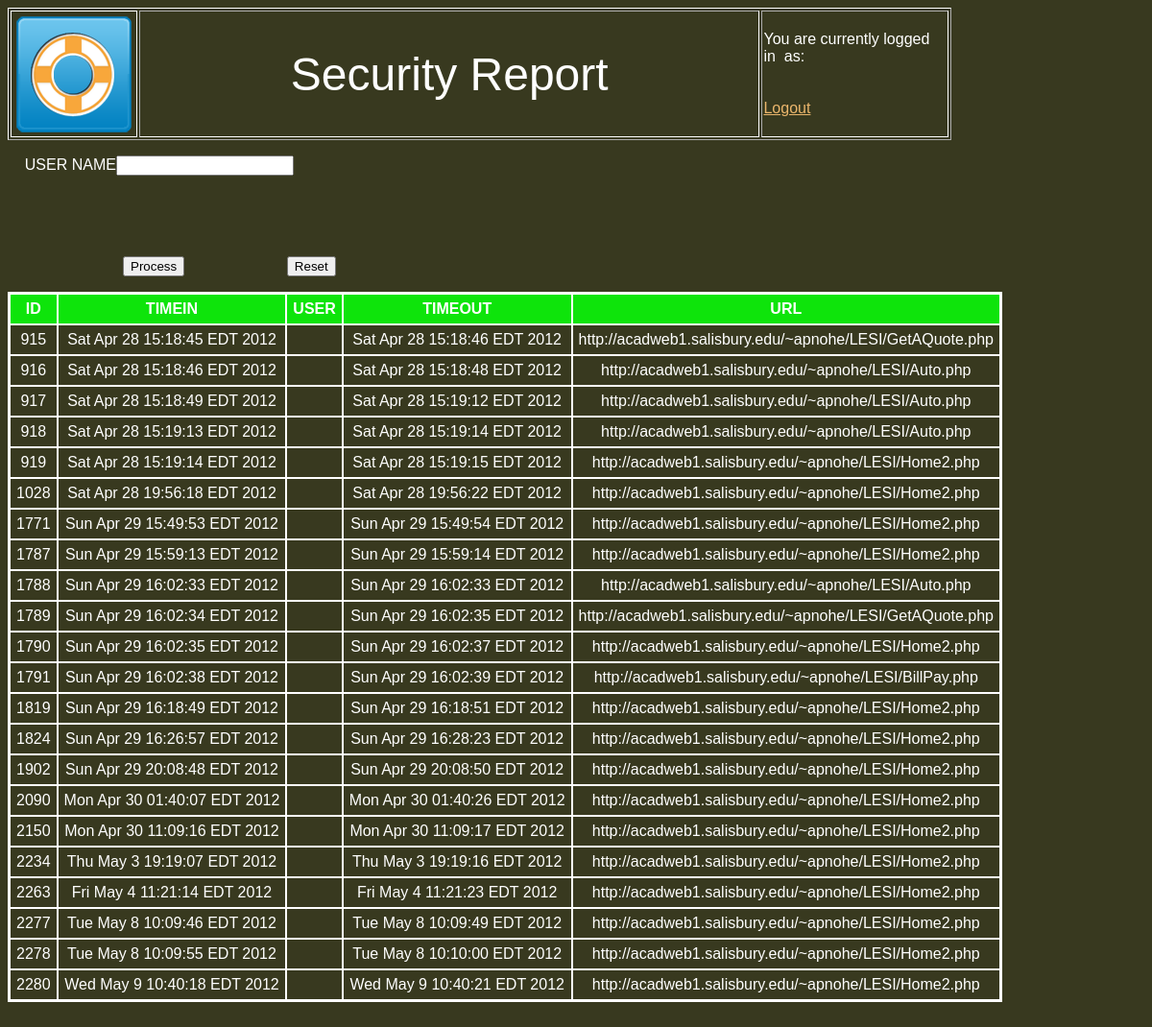
Screenshot of /Security.php with the database file from the repository.
### tables this page shows
CREATE TABLE IF NOT EXISTS `SESSIONS` (
  `ID` int(255) NOT NULL AUTO_INCREMENT,
  `TIMEIN` text NOT NULL,
  `USER` char(255) NOT NULL,
  `TIMEOUT` text NOT NULL,
  `SITE` int(11) NOT NULL,
  PRIMARY KEY (`ID`)
);

CREATE TABLE IF NOT EXISTS `SITEINFO` (
  `SITEID` int(255) NOT NULL,
  `URL` text NOT NULL,
  PRIMARY KEY (`SITEID`)
);

### Security.php (the view, shortened to what this page needs)
<html>
<head>
<link rel="stylesheet" href="cany1011.css">
</head>
<table border="1" width="983" height="120">
	<tr>
		<td height="120" width="86" style="border-style: solid; border-width: 1px">
		<a href="http://acadweb1.salisbury.edu/~apnohe/LESI/Home2.php">
		<img border="0" src="Lower%20Shore%20Insurance%20Company%20Logo.png" width="128" height="128"></a></td>
		<td height="120" style="width: 3150px">
		<p align="center"><font size="7">Security Report</font></td>
		<td height="120" width="881">
		You are currently logged in&nbsp; as:<br>
		<br><? echo $_SESSION['valid_user']; ?>
		<br>
		<a href="http://acadweb1.salisbury.edu/~apnohe/LESI/logout.php">Logout</a></td>
	</tr>
</table>
<body>
<form method="POST" action="Security.php">
	<p>&nbsp;&nbsp;&nbsp; USER NAME<input type="text" name="userid" size="20"></p>
	<p>&nbsp;</p>
	<blockquote>
		<blockquote>
			<blockquote>
				<p>&nbsp;</p>
				<p><input type="submit" value="Process" name="B1">&nbsp;&nbsp;&nbsp;&nbsp;&nbsp;&nbsp;&nbsp;&nbsp;&nbsp;&nbsp;&nbsp;&nbsp;&nbsp;&nbsp;&nbsp;&nbsp;&nbsp;&nbsp;&nbsp;&nbsp;&nbsp;&nbsp;&nbsp;
				<input type="reset" value="Reset" name="B2"></p>
			</blockquote>
		</blockquote>
	</blockquote>
</form>
<?
$connection = @mysql_connect ('localhost', 'apnohe', 'o79gmtype');
$userid = $_POST['userid'];
$query = "SELECT `SESSIONS`.`ID`, `SESSIONS`.`TIMEIN` , `SESSIONS`.`USER` , `SESSIONS`.`TIMEOUT` , `SITEINFO`.`URL` FROM `SESSIONS` , `SITEINFO` WHERE `SESSIONS`.`SITE` = `SITEINFO`.`SITEID` AND `SESSIONS`.`USER` = '$userid'";
function linebreak($text="\n") {
    echo nl2br( $text );
}
createDynamicHTMLTable("SESSIONS", $query, $connection);
function createDynamicHTMLTable($table_name, $sql_query, $link)
{
    $sql_result = mysql_query($sql_query, $link);
    if (($sql_result)||(mysql_errno == 0))
    {
        echo "<DIV>\n";
        echo "<TABLE borderColor=#000000 cellSpacing=0 cellPadding=6 border=2>\n";
        echo "<TBODY>\n";
        if (mysql_num_rows($sql_result)>0)
        {
            $i = 0;
            echo "<TR vAlign=top bgColor=#0EE40B>\n";
            while ($i < mysql_num_fields($sql_result))
            {
                echo "<TH>". mysql_field_name($sql_result, $i) . "</TH>\n";
                $i++;
            }
            echo "</TR>\n";
            while ($rows = mysql_fetch_array($sql_result,MYSQL_ASSOC))
            {
                echo "<TR>\n";
                foreach ($rows as $data)
                {
                    echo "<TD align='center'>". $data . "</TD>\n";
                }
                echo "</TR>\n";
            }
        } else {
            echo "<TR>\n<TD colspan='" . ($i+1) . "'>No Results found!</TD></TR>\n";
        }
        echo "</TBODY>\n</TABLE>\n";
        echo "</DIV>\n";
    } else {
        echo nl2br( sprintf( "Error in running query: %s\n", mysql_error()) );
    }
}
?>
</body>
</html>

### cany1011.css (style rules this page uses)
a:link { color:#EBB66C; }
body { color:#FFFFFF; background-color:#38391F; }
TABLE { table-border-color-light:#FFFFFF; table-border-color-dark:#FFFFFF; border-color:#FFFFFF; color:#FFFFFF; }
TH { color:#FFFFFF; }
TD { border-color:#FFFFFF; }
body { font-family:Verdana,Arial,Helvetica,sans-serif; background-image:url('background_canyon.gif'); }
TABLE { font-family:Verdana,Arial,Helvetica,sans-serif; font-style:normal; }
TH { font-family:Verdana,Arial,Helvetica,sans-serif; font-style:bold; }

### rows the page displays
sessions: ID "915", TIMEIN "Sat Apr 28 15:18:45 EDT 2012", TIMEOUT "Sat Apr 28 15:18:46 EDT 2012", siteinfo.URL "http://acadweb1.salisbury.edu/~apnohe/LESI/GetAQuote.php"
sessions: ID "916", TIMEIN "Sat Apr 28 15:18:46 EDT 2012", TIMEOUT "Sat Apr 28 15:18:48 EDT 2012", siteinfo.URL "http://acadweb1.salisbury.edu/~apnohe/LESI/Auto.php"
sessions: ID "917", TIMEIN "Sat Apr 28 15:18:49 EDT 2012", TIMEOUT "Sat Apr 28 15:19:12 EDT 2012", siteinfo.URL "http://acadweb1.salisbury.edu/~apnohe/LESI/Auto.php"
sessions: ID "918", TIMEIN "Sat Apr 28 15:19:13 EDT 2012", TIMEOUT "Sat Apr 28 15:19:14 EDT 2012", siteinfo.URL "http://acadweb1.salisbury.edu/~apnohe/LESI/Auto.php"
sessions: ID "919", TIMEIN "Sat Apr 28 15:19:14 EDT 2012", TIMEOUT "Sat Apr 28 15:19:15 EDT 2012", siteinfo.URL "http://acadweb1.salisbury.edu/~apnohe/LESI/Home2.php"
sessions: ID "1028", TIMEIN "Sat Apr 28 19:56:18 EDT 2012", TIMEOUT "Sat Apr 28 19:56:22 EDT 2012", siteinfo.URL "http://acadweb1.salisbury.edu/~apnohe/LESI/Home2.php"
sessions: ID "1771", TIMEIN "Sun Apr 29 15:49:53 EDT 2012", TIMEOUT "Sun Apr 29 15:49:54 EDT 2012", siteinfo.URL "http://acadweb1.salisbury.edu/~apnohe/LESI/Home2.php"
sessions: ID "1787", TIMEIN "Sun Apr 29 15:59:13 EDT 2012", TIMEOUT "Sun Apr 29 15:59:14 EDT 2012", siteinfo.URL "http://acadweb1.salisbury.edu/~apnohe/LESI/Home2.php"
sessions: ID "1788", data "Sun Apr 29 16:02:33 EDT 2012", siteinfo.URL "http://acadweb1.salisbury.edu/~apnohe/LESI/Auto.php"
sessions: ID "1789", TIMEIN "Sun Apr 29 16:02:34 EDT 2012", TIMEOUT "Sun Apr 29 16:02:35 EDT 2012", siteinfo.URL "http://acadweb1.salisbury.edu/~apnohe/LESI/GetAQuote.php"
sessions: ID "1790", TIMEIN "Sun Apr 29 16:02:35 EDT 2012", TIMEOUT "Sun Apr 29 16:02:37 EDT 2012", siteinfo.URL "http://acadweb1.salisbury.edu/~apnohe/LESI/Home2.php"
sessions: ID "1791", TIMEIN "Sun Apr 29 16:02:38 EDT 2012", TIMEOUT "Sun Apr 29 16:02:39 EDT 2012", siteinfo.URL "http://acadweb1.salisbury.edu/~apnohe/LESI/BillPay.php"
sessions: ID "1819", TIMEIN "Sun Apr 29 16:18:49 EDT 2012", TIMEOUT "Sun Apr 29 16:18:51 EDT 2012", siteinfo.URL "http://acadweb1.salisbury.edu/~apnohe/LESI/Home2.php"
sessions: ID "1824", TIMEIN "Sun Apr 29 16:26:57 EDT 2012", TIMEOUT "Sun Apr 29 16:28:23 EDT 2012", siteinfo.URL "http://acadweb1.salisbury.edu/~apnohe/LESI/Home2.php"
sessions: ID "1902", TIMEIN "Sun Apr 29 20:08:48 EDT 2012", TIMEOUT "Sun Apr 29 20:08:50 EDT 2012", siteinfo.URL "http://acadweb1.salisbury.edu/~apnohe/LESI/Home2.php"
sessions: ID "2090", TIMEIN "Mon Apr 30 01:40:07 EDT 2012", TIMEOUT "Mon Apr 30 01:40:26 EDT 2012", siteinfo.URL "http://acadweb1.salisbury.edu/~apnohe/LESI/Home2.php"
sessions: ID "2150", TIMEIN "Mon Apr 30 11:09:16 EDT 2012", TIMEOUT "Mon Apr 30 11:09:17 EDT 2012", siteinfo.URL "http://acadweb1.salisbury.edu/~apnohe/LESI/Home2.php"
sessions: ID "2234", TIMEIN "Thu May 3 19:19:07 EDT 2012", TIMEOUT "Thu May 3 19:19:16 EDT 2012", siteinfo.URL "http://acadweb1.salisbury.edu/~apnohe/LESI/Home2.php"
sessions: ID "2263", TIMEIN "Fri May 4 11:21:14 EDT 2012", TIMEOUT "Fri May 4 11:21:23 EDT 2012", siteinfo.URL "http://acadweb1.salisbury.edu/~apnohe/LESI/Home2.php"
sessions: ID "2277", TIMEIN "Tue May 8 10:09:46 EDT 2012", TIMEOUT "Tue May 8 10:09:49 EDT 2012", siteinfo.URL "http://acadweb1.salisbury.edu/~apnohe/LESI/Home2.php"
sessions: ID "2278", TIMEIN "Tue May 8 10:09:55 EDT 2012", TIMEOUT "Tue May 8 10:10:00 EDT 2012", siteinfo.URL "http://acadweb1.salisbury.edu/~apnohe/LESI/Home2.php"
sessions: ID "2280", TIMEIN "Wed May 9 10:40:18 EDT 2012", TIMEOUT "Wed May 9 10:40:21 EDT 2012", siteinfo.URL "http://acadweb1.salisbury.edu/~apnohe/LESI/Home2.php"

### other values shown
mysql_field_name($sql_result, $i) "ID"
mysql_field_name($sql_result, $i) "TIMEIN"
mysql_field_name($sql_result, $i) "USER"
mysql_field_name($sql_result, $i) "TIMEOUT"
mysql_field_name($sql_result, $i) "URL"
